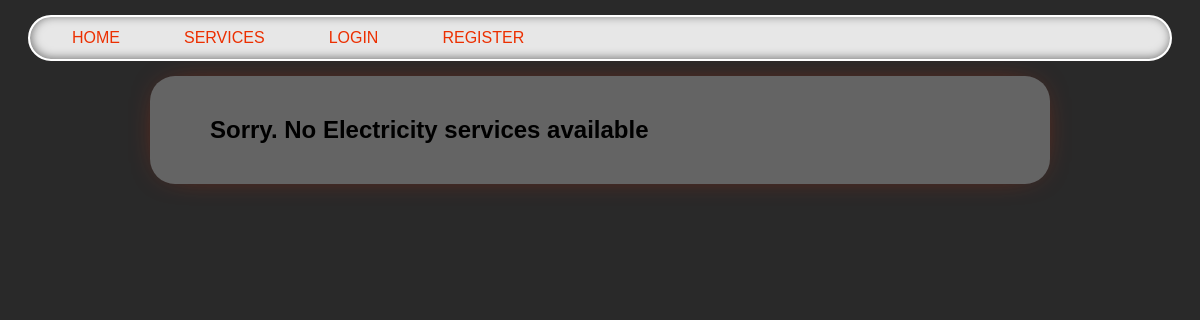
The page /services/Electricity/ on the database as committed earlier.
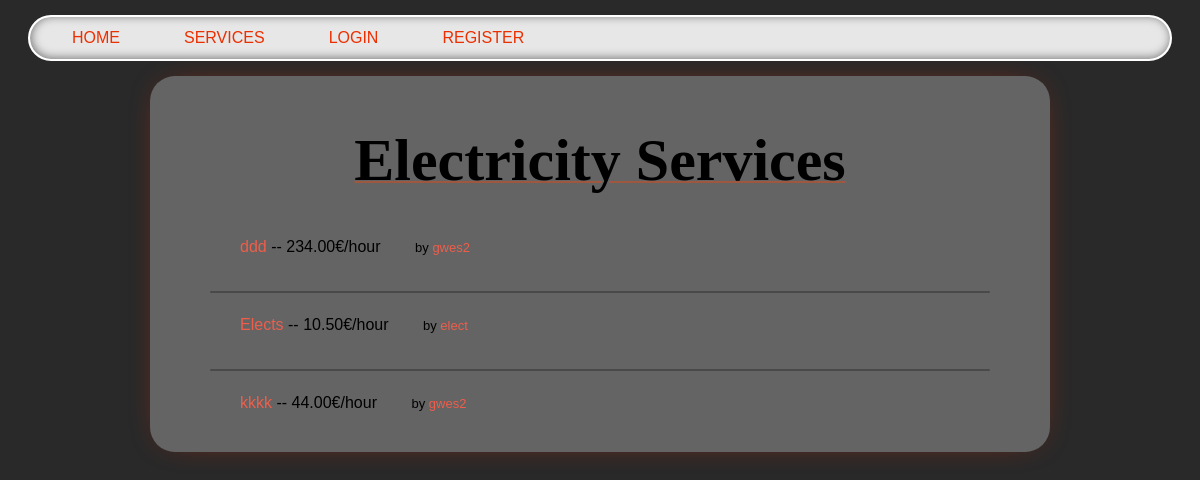
The same page on the database as committed later.
### services/models.py (models this page shows, shortened)
class Service(models.Model):
    company = models.ForeignKey(Company, on_delete=models.CASCADE)
    name = models.CharField(max_length=40)
    description = models.TextField()
    price_hour = models.DecimalField(decimal_places=2, max_digits=100)
    rating = models.IntegerField(validators=[MinValueValidator(
        0), MaxValueValidator(5)], default=0)
    choices = (
        ('Air Conditioner', 'Air Conditioner'),
        ('Carpentry', 'Carpentry'),
        ('Electricity', 'Electricity'),
        ('Gardening', 'Gardening'),
        ('Home Machines', 'Home Machines'),
        ('House Keeping', 'House Keeping'),
        ('Interior Design', 'Interior Design'),
        ('Locks', 'Locks'),
        ('Painting', 'Painting'),
        ('Plumbing', 'Plumbing'),
        ('Water Heaters', 'Water Heaters'),
    )
    field = models.CharField(max_length=30, blank=False,
                             null=False, choices=choices)
    date = models.DateTimeField(auto_now=True, null=False)
    request_count = models.IntegerField(default=0, db_index=True)
    class Meta:
        ordering = ['-request_count']

### users/models.py (models this page shows, shortened)
class Company(models.Model):
    FIELD_CHOICES = [
        ('Air Conditioner', 'Air Conditioner'),
        ('All in One', 'All in One'),
        ('Carpentry', 'Carpentry'),
        ('Electricity', 'Electricity'),
        ('Gardening', 'Gardening'),
        ('Home Machines', 'Home Machines'),
        ('House Keeping', 'House Keeping'),
        ('Interior Design', 'Interior Design'),
        ('Locks', 'Locks'),
        ('Painting', 'Painting'),
        ('Plumbing', 'Plumbing'),
        ('Water Heaters', 'Water Heaters'),
    ]
    user = models.OneToOneField(
        User, on_delete=models.CASCADE, primary_key=True
    )
    field = models.CharField(max_length=70, choices=FIELD_CHOICES, blank=False, null=False)
    rating = models.IntegerField(
        validators=[MaxValueValidator(5), MinValueValidator(0)], default=0
    )

class User(AbstractUser):
    is_company = models.BooleanField(default=False)
    is_customer = models.BooleanField(default=False)
    email = models.CharField(max_length=100, unique=True)
    USERNAME_FIELD = 'email'
    REQUIRED_FIELDS = ['username']
    def __str__(self):
        return self.username

### services/views.py (the view)
# urls.py: path('<slug:field>/', v.service_field, name='services_field'),
def service_field(request, field):
    field = field.replace('-', ' ').title()
    services = Service.objects.filter(
        field=field)
    return render(request, 'services/field.html', {'services': services, 'field': field})

### services/templates/services/field.html (shortened to what this page needs)
{% extends 'main/base.html' %}
{% block content %}
    {% if services|length != 0 %}
        <p class="title">{{ field }} Services</p>
        <ul class='services_list'>
            {% for service in services %}
                <div style="display: ruby;">
                    <div class='service_list_info'>
                        <li><a href="/services/{{ service.id }}">{{ service.name }}</a> -- {{ service.price_hour }}€/hour</li>
                    </div>
                    <p style="display:block; margin: 0; float: right;font-size: small; margin-right: 30px;">
                        by <a href="/company/{{ service.company.user }}">{{ service.company.user }}</a>
                    </p>
                </div>
                {% if not forloop.last %}
                    <div class="line"></div>
                {% endif %}
            {% endfor %}
        </ul>
    {% else %}
        <h2>Sorry. No {{ field }} services available</h2>
    {% endif %}
{% endblock %}

Rows that differ between the two databases and show on the page:
added Service: name "ddd", price_hour "234.00", company.user "gwes2"
added Service: name "Elects", price_hour "10.50", company.user "elect"
added Service: name "kkkk", price_hour "44.00", company.user "gwes2"
Other text that changed with them:
{{ field }}: (not shown) → "Electricity"
{{ field }}: "Electricity" → (not shown)
text no longer shown: "Sorry. No services available"
text now shown: "Services"
